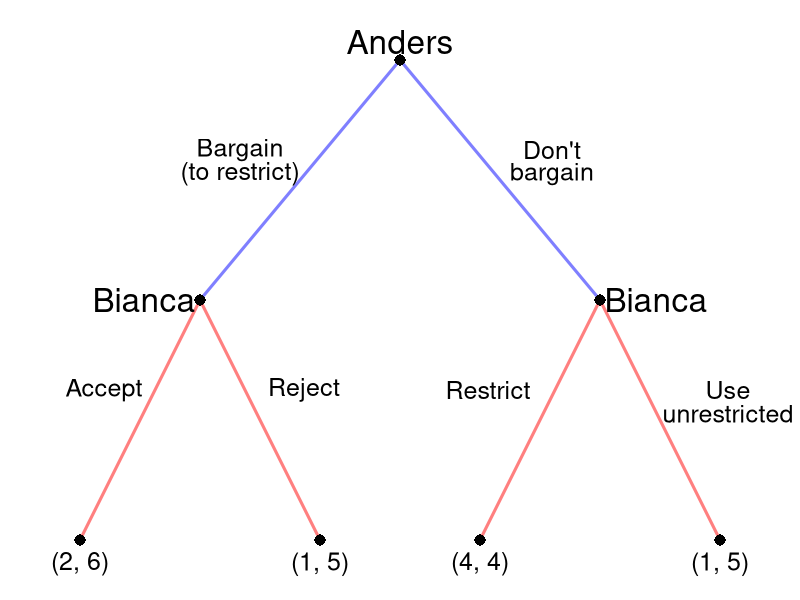

Reproduce this figure in R.
require(shape)
pdf(file = "what_can_markets_do/sequential_coase_unrestricted.pdf", width = 9, height = 7)

#Set parameters for graphics
axislabelsize <- 1.5
labelsize <- 2
actionlabelsize <- 1.5
graphlinewidth <- 3
segmentlinewidth <- 2
nodesize <- 1.5
fadelevel <- 1

COL <- c("#7fc97f", "#beaed4", "#fdc086", "#ffff99", "#386cb0", "#f0027f", "#bf5b17", "#666666")
COLA <- c("#99d8c9","#66c2a4","#41ae76", "#238b45", "#005824")
COLB <- c("#4eb3d3", "#2b8cbe", "#0868ac","#084081")

par(mar =  c(0, 0, 0, 0))

xlims <- c(0, 10)
ylims <- c(0, 10)

npts <- 501 
x <- seq(xlims[1], xlims[2], length.out = npts)
y <- seq(ylims[1], ylims[2], length.out = npts) 

plot(0, 0, xlim = xlims, ylim = ylims, type = "n",
     xlab = expression(paste("")),
     ylab = expression(paste("")), 
     xaxt = "n", 
     yaxt = "n", 
     cex.lab = axislabelsize, 
     bty = "n",
     xaxs="i", 
     yaxs="i")

ticksy <- seq(from = 0, to = ylims[2], by = 2)
ylabels <- seq(from = 0, to = ylims[2], by = 2)
ticksx <- seq(from = 0, to = xlims[2], by = 2)
xlabels <- seq(from = 0, to = xlims[2], by = 2)

#segments(5, 9, 2.5, 5, lty = 1, col = rgb(0, 0, 1, 0.5), lwd = graphlinewidth)
#Plant late
segments(5, 9, 7.5, 5, lty = 1, col = rgb(0, 0, 1, 0.5), lwd = graphlinewidth)

#Branches for Bianca
#From Anders planting early
#Bianca plants early
#Arrows(2.5, 5, 1, 1, col = rgb(1, 0, 0, 0.5), lty = 1, lwd = 3, arr.type = "triangle")
segments(2.5, 5, 1, 1, lty = 1, col = rgb(1, 0, 0, 0.5), lwd = graphlinewidth)
#Bianca plants late
segments(2.5, 5, 4, 1, lty = 1, col = rgb(1, 0, 0, 0.5), lwd = graphlinewidth)

#Branches for Anders
#Plant early
#Arrows(5, 9, 2.5, 5, col = rgb(0, 0, 1, 0.5), lty = 1, lwd = 3, arr.type = "triangle")
segments(5, 9, 2.5, 5, col = rgb(0, 0, 1, 0.5), lty = 1, lwd = 3)

#From Anders plants late
#Bianca plants early
segments(7.5, 5, 6, 1, lty = 1, col = rgb(1, 0, 0, 0.5), lwd = graphlinewidth)


#Bianca plants late
segments(7.5, 5, 9, 1, lty = 1, col = rgb(1, 0, 0, 0.5), lwd = graphlinewidth)

#Initial node
points(5, 9, pch = 16, col = "black", cex = nodesize)

#P1 Nodes
points(2.5, 5, pch = 16, col = "black", cex = nodesize)
points(7.5, 5, pch = 16, col = rgb(0,0,0,fadelevel), cex = nodesize)

#P2 Terminal Nodes
points(1, 1, pch = 16, col = "black", cex = nodesize)
points(4, 1, pch = 16, col = rgb(0,0,0,fadelevel), cex = nodesize)
points(6, 1, pch = 16, col = rgb(0,0,0,fadelevel), cex = nodesize)
points(9, 1, pch = 16, col = rgb(0,0,0,fadelevel), cex = nodesize)

text(5, 9.3, expression(paste("Anders")), cex = labelsize)
text(3, 7.5, expression(paste("Bargain")), cex = actionlabelsize)
text(3, 7.1, expression(paste("(to restrict)")), cex = actionlabelsize)
text(6.9, 7.5, expression(paste("Don't")), cex = actionlabelsize, col = rgb(0, 0, 0, fadelevel))
text(6.9, 7.1, expression(paste("bargain")), cex = actionlabelsize, col = rgb(0, 0, 0, fadelevel))


text(1.8, 5, expression(paste("Bianca")), cex = labelsize)
text(1.3, 3.5, expression(paste("Accept")), cex = actionlabelsize)
#text(1.3, 3.1, expression(paste("early")), cex = actionlabelsize)
text(3.8, 3.5, expression(paste("Reject")), cex = actionlabelsize, col = rgb(0,0,0,fadelevel))
#text(3.8, 3.1, expression(paste("late")), cex = actionlabelsize, col = rgb(0,0,0,fadelevel))


text(8.2, 5, expression(paste("Bianca")), cex = labelsize, col = rgb(0,0,0,fadelevel))
text(6.1, 3.5, expression(paste("Restrict")), cex = actionlabelsize, col = rgb(0,0,0,fadelevel))
#text(6.1, 3.1, expression(paste("early")), cex = actionlabelsize, col = rgb(0,0,0,fadelevel))
text(9.1, 3.5, expression(paste("Use")), cex = actionlabelsize, col = rgb(0,0,0,fadelevel))
text(9.1, 3.1, expression(paste("unrestricted")), cex = actionlabelsize, col = rgb(0,0,0,fadelevel))

#Payoffs 
text(1, .6, expression("(2, 6)"), cex = actionlabelsize)
text(4, .6, expression("(1, 5)"), cex = actionlabelsize ,col = rgb(0,0,0,fadelevel))
text(6, .6, expression("(4, 4)"), cex = actionlabelsize, col = rgb(0,0,0,fadelevel))
text(9, .6, expression("(1, 5)"), cex = actionlabelsize, col = rgb(0,0,0,fadelevel))

#Cutting branch plant late when A plants early
# segments(2.6, 3.9, 3.1, 4.4, lty = 1, col = rgb(0,0,0,fadelevel), lwd = graphlinewidth)
# segments(2.8, 3.25, 3.3, 3.75, lty = 1, col = rgb(0,0,0,fadelevel), lwd = graphlinewidth)
# segments(3, 2.65, 3.5, 3.15, lty = 1, col = rgb(0,0,0,fadelevel), lwd = graphlinewidth)
# segments(3.2, 2.05, 3.7, 2.55, lty = 1, col = rgb(0,0,0,fadelevel), lwd = graphlinewidth)
# segments(3.4, 1.45, 3.9, 1.95, lty = 1, col = rgb(0,0,0,fadelevel), lwd = graphlinewidth)


#Cutting branch plant late when A plants
# segments(7.4, 3.9, 6.9, 4.4, lty = 1, col = rgb(0,0,0,fadelevel), lwd = graphlinewidth)
# segments(7.2, 3.25, 6.7, 3.75, lty = 1, col = rgb(0,0,0,fadelevel), lwd = graphlinewidth)
# segments(7, 2.65, 6.5, 3.15, lty = 1, col = rgb(0,0,0,fadelevel), lwd = graphlinewidth)
# segments(6.8, 2.05, 6.3, 2.55, lty = 1, col = rgb(0,0,0,fadelevel), lwd = graphlinewidth)
# segments(6.6, 1.45, 6.1, 1.95, lty = 1, col = rgb(0,0,0,fadelevel), lwd = graphlinewidth)

#Cutting branch plant late for A given B's actions
# segments(5.25, 7.9, 5.75, 8.4, lty = 1, col = rgb(0,0,0,fadelevel), lwd = graphlinewidth)
# segments(5.65, 7.3, 6.15, 7.8, lty = 1, col = rgb(0,0,0,fadelevel), lwd = graphlinewidth)
# segments(6.05, 6.7, 6.55, 7.2, lty = 1, col = rgb(0,0,0,fadelevel), lwd = graphlinewidth)
# segments(6.45, 6.1, 6.95, 6.6, lty = 1, col = rgb(0,0,0,fadelevel), lwd = graphlinewidth)
# segments(6.85, 5.5, 7.35, 6, lty = 1, col = rgb(0,0,0,fadelevel), lwd = graphlinewidth)


dev.off()
